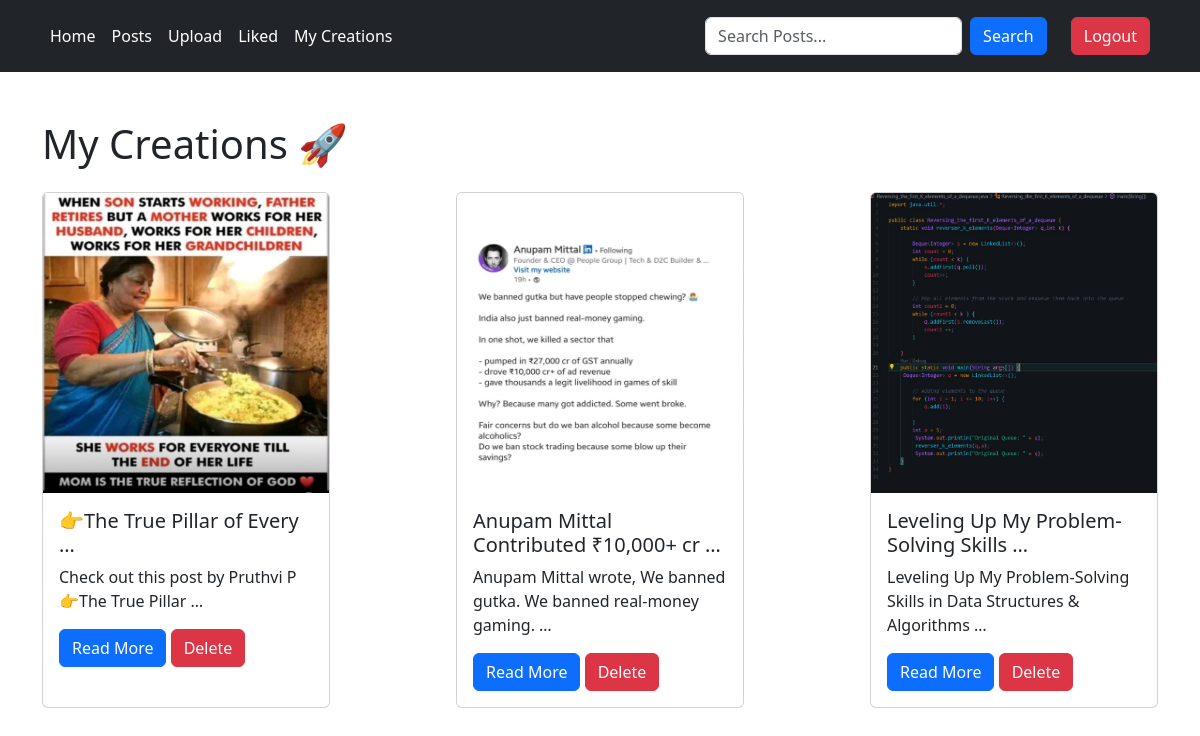
The page /posts/my/ (signed in) on the database as committed earlier.
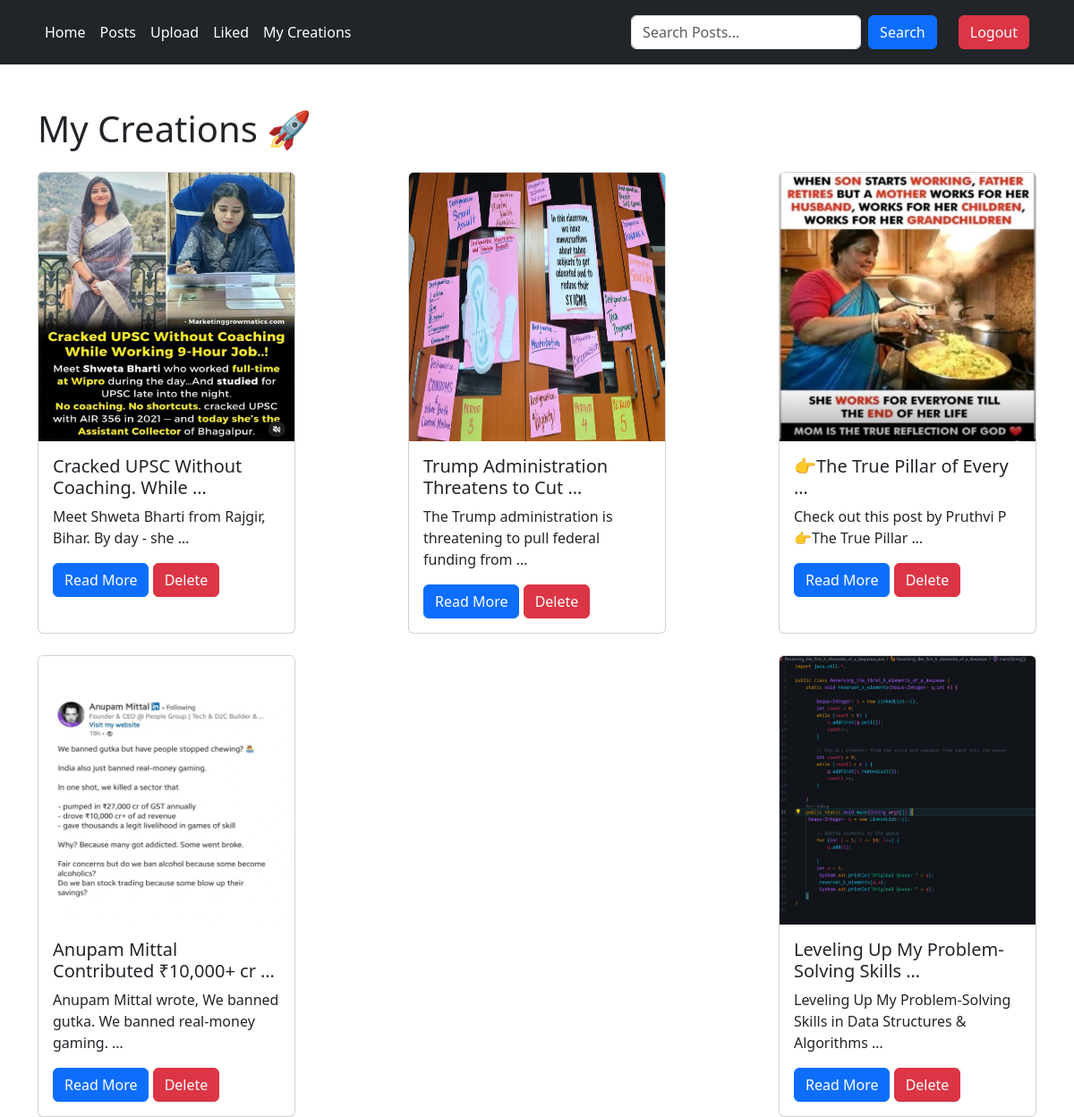
The same page on the database as committed later.
### post/models.py (models this page shows, shortened)
class Post(models.Model):
    visibility_choices = [
        ('public', 'Public'),
        ('private', 'Private'),
    ]
    category_choices = [
        ('tech', 'Technology'),
        ('life', 'Lifestyle'),
        ('edu', 'Education'),
        ('other', 'Other'),
    ]
    title = models.CharField(max_length=200)
    user = models.ForeignKey(User, related_name='posts', on_delete=models.CASCADE, default=1)
    content = models.TextField()
    author = models.CharField(max_length=100)
    created_at = models.DateTimeField(auto_now_add=True)
    visibility = models.CharField(max_length=10, choices=visibility_choices, default='public')
    category = models.CharField(max_length=10, choices=category_choices, default='other')
    likes = models.PositiveIntegerField(default=0)
    image = models.ImageField(upload_to='post_images/', null=True, blank=True)

### post/views.py (the view)
# urls.py: path('my/', views.My, name='my'),
@login_required(login_url='login')
def My(request):
    all_posts = Post.objects.filter(user=request.user).order_by('-created_at')
    data = {'posts': all_posts}
    return render(request, 'my.html', data)

### post/templates/my.html (shortened to what this page needs)
{% extends "layout.html" %}
{% block content %}
<div class="container mt-5">
    <h1 class="mb-4">My Creations 🚀</h1>
    <div class="d-flex flex-wrap justify-content-between gap-4">
        {% for post in posts %}
        <div class="card" style="width: 18rem;">
            <img class="card-img-top" style="height:300px" src={{post.image.url}} alt="Card image cap">
            <div class="card-body">
                <h5 class="card-title">{{post.title | truncatewords:5}}</h5>
                <p class="card-text">{{post.content | truncatewords:10}}</p>
                <a href="{% url "post_detail" post.id %}" class="btn btn-primary">Read More</a>
                <a href="{% url "delete_post" post.id %}" class="btn btn-danger">Delete</a>
            </div>
        </div>
        {% empty %}
        <p>No posts available.</p>
        {% endfor %}
    </div>
</div>
{% endblock content %}

### templates/layout.html (shortened to what this page needs)
{% load static %}
<!DOCTYPE html>
<html lang="en">
<head>
    <link href="https://cdn.jsdelivr.net/npm/bootstrap@5.3.7/dist/css/bootstrap.min.css" rel="stylesheet">
</head>
    <body>
        {% include "header.html" %}
        {% block content %}
        {% endblock content %}
    </body>
</html>

### templates/header.html
<header class="p-3 bg-dark text-white">
    <div class="container">
        <div class="d-flex flex-wrap align-items-center justify-content-center justify-content-lg-start">
            <ul class="nav col-12 col-lg-auto me-lg-auto mb-2 justify-content-center mb-md-0">
                <li><a href={% url "home" %} class="nav-link px-2 text-white">Home</a></li>
                <li><a href={% url "all_posts" %} class="nav-link px-2 text-white">Posts</a></li>
                {% if user.is_authenticated %}
                    <li><a href={% url "uploads" %} class="nav-link px-2 text-white">Upload</a></li>
                    <li><a href={% url "likes" %} class="nav-link px-2 text-white">Liked</a></li>
                    <li><a href={% url "my" %} class="nav-link px-2 text-white">My Creations</a></li>
                {% endif %}
            </ul>
            {% if user.is_authenticated %}
                <form class="col-12 col-lg-auto mb-3 mb-lg-0 me-lg-3 d-flex" method="GET" action="{% url "all_posts" %}">
                    <input type="search" name="query" class="form-control form-control-dark" placeholder="Search Posts..." aria-label="Search">
                    <button type="submit" class="btn btn-primary me-2 ms-2">Search</button>
                </form>
                <div class="text-end">
                    <a href="{% url "logout" %}"><button type="button" class="btn btn-danger me-2">Logout</button></a>
                </div>
            {% else %}
                <div class="text-end">
                    <a href="{% url "login" %}"><button type="button" class="btn btn-outline-light me-2">Login</button></a>
                    <a href="{% url "register" %}"><button type="button" class="btn btn-warning">Register</button></a>
                </div>
            {% endif %}
        </div>
    </div>
</header>

Rows that differ between the two databases and show on the page:
added Post: image (picture), title "Cracked UPSC Without Coaching. While …", content "Meet Shweta Bharti from Rajgir, Bihar. By day - she …"
added Post: image (picture), title "Trump Administration Threatens to Cut …", content "The Trump administration is threatening to pull federal funding from …"
